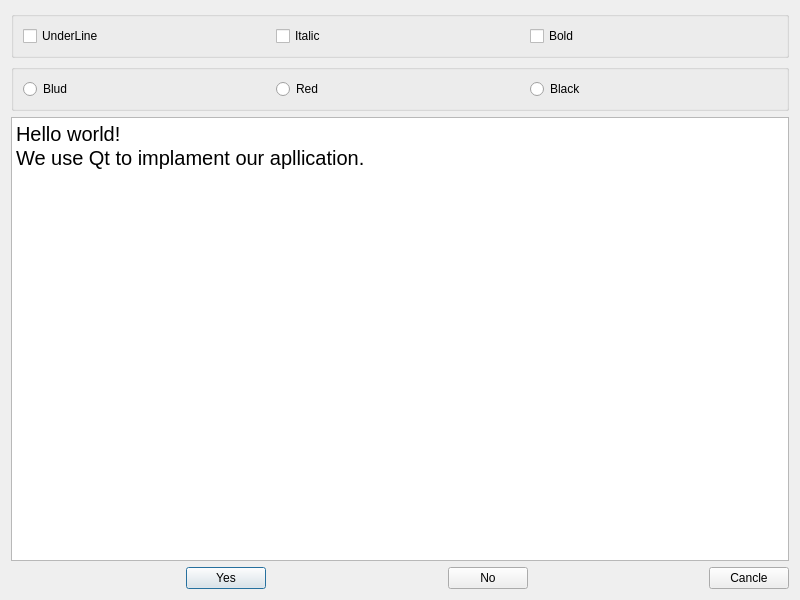
<?xml version="1.0" encoding="UTF-8"?>
<ui version="4.0">
 <class>Dialog</class>
 <widget class="QDialog" name="Dialog">
  <property name="geometry">
   <rect>
    <x>0</x>
    <y>0</y>
    <width>800</width>
    <height>600</height>
   </rect>
  </property>
  <property name="windowTitle">
   <string>Dialog</string>
  </property>
  <layout class="QVBoxLayout" name="verticalLayout">
   <item>
    <widget class="QGroupBox" name="Font">
     <property name="title">
      <string/>
     </property>
     <layout class="QHBoxLayout" name="horizontalLayout">
      <item>
       <widget class="QCheckBox" name="checkBoxUnderLine">
        <property name="text">
         <string>UnderLine</string>
        </property>
       </widget>
      </item>
      <item>
       <widget class="QCheckBox" name="checkBoxItalic">
        <property name="text">
         <string>Italic</string>
        </property>
       </widget>
      </item>
      <item>
       <widget class="QCheckBox" name="checkBoxBold">
        <property name="text">
         <string>Bold</string>
        </property>
       </widget>
      </item>
     </layout>
    </widget>
   </item>
   <item>
    <widget class="QGroupBox" name="Color">
     <property name="title">
      <string/>
     </property>
     <layout class="QHBoxLayout" name="horizontalLayout_2">
      <item>
       <widget class="QRadioButton" name="radioButtonBlue">
        <property name="text">
         <string>Blud</string>
        </property>
       </widget>
      </item>
      <item>
       <widget class="QRadioButton" name="radioButtonRed">
        <property name="text">
         <string>Red</string>
        </property>
       </widget>
      </item>
      <item>
       <widget class="QRadioButton" name="radioButtonBlack">
        <property name="text">
         <string>Black</string>
        </property>
       </widget>
      </item>
     </layout>
    </widget>
   </item>
   <item>
    <widget class="QPlainTextEdit" name="plainTextEdit">
     <property name="font">
      <font>
       <pointsize>15</pointsize>
      </font>
     </property>
     <property name="plainText">
      <string>Hello world!
We use Qt to implament our apllication.</string>
     </property>
    </widget>
   </item>
   <item>
    <layout class="QHBoxLayout" name="horizontalLayout_3">
     <item>
      <spacer name="horizontalSpacer">
       <property name="orientation">
        <enum>Qt::Horizontal</enum>
       </property>
       <property name="sizeHint" stdset="0">
        <size>
         <width>40</width>
         <height>20</height>
        </size>
       </property>
      </spacer>
     </item>
     <item>
      <widget class="QPushButton" name="pushButtonOk">
       <property name="text">
        <string>Yes</string>
       </property>
      </widget>
     </item>
     <item>
      <spacer name="horizontalSpacer_3">
       <property name="orientation">
        <enum>Qt::Horizontal</enum>
       </property>
       <property name="sizeHint" stdset="0">
        <size>
         <width>40</width>
         <height>20</height>
        </size>
       </property>
      </spacer>
     </item>
     <item>
      <widget class="QPushButton" name="pushButtonNo">
       <property name="text">
        <string>No</string>
       </property>
      </widget>
     </item>
     <item>
      <spacer name="horizontalSpacer_2">
       <property name="orientation">
        <enum>Qt::Horizontal</enum>
       </property>
       <property name="sizeHint" stdset="0">
        <size>
         <width>40</width>
         <height>20</height>
        </size>
       </property>
      </spacer>
     </item>
     <item>
      <widget class="QPushButton" name="pushButtonCancle">
       <property name="text">
        <string>Cancle</string>
       </property>
      </widget>
     </item>
    </layout>
   </item>
  </layout>
 </widget>
 <resources/>
 <connections>
  <connection>
   <sender>pushButtonOk</sender>
   <signal>clicked()</signal>
   <receiver>Dialog</receiver>
   <slot>accept()</slot>
   <hints>
    <hint type="sourcelabel">
     <x>225</x>
     <y>571</y>
    </hint>
    <hint type="destinationlabel">
     <x>399</x>
     <y>299</y>
    </hint>
   </hints>
  </connection>
  <connection>
   <sender>pushButtonNo</sender>
   <signal>clicked()</signal>
   <receiver>Dialog</receiver>
   <slot>reject()</slot>
   <hints>
    <hint type="sourcelabel">
     <x>486</x>
     <y>571</y>
    </hint>
    <hint type="destinationlabel">
     <x>399</x>
     <y>299</y>
    </hint>
   </hints>
  </connection>
  <connection>
   <sender>pushButtonCancle</sender>
   <signal>clicked()</signal>
   <receiver>Dialog</receiver>
   <slot>exec()</slot>
   <hints>
    <hint type="sourcelabel">
     <x>747</x>
     <y>571</y>
    </hint>
    <hint type="destinationlabel">
     <x>399</x>
     <y>299</y>
    </hint>
   </hints>
  </connection>
 </connections>
</ui>
